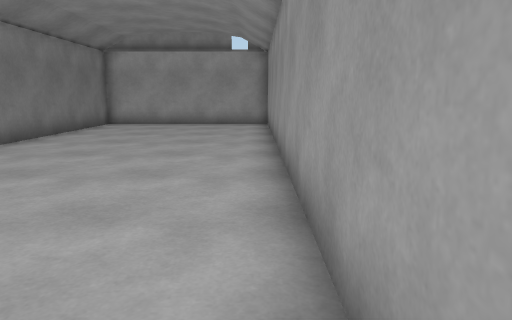
[1] (above)

13 first-person views from a walk through a scene from a Unity 3-D project. The camera is 1.2 m above the floor, tilts 10° down and sees 70° across. The floor is counted in squares, 1 m on a side. Each view is taken from the middle of a square. On the plan, view 1 faces up. The plan holds only what a view shows up to about 15 squares ahead; the rest is blank. The place goes on beyond the plan.

[2]
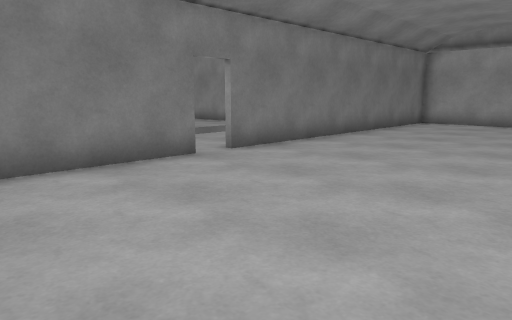

[3]
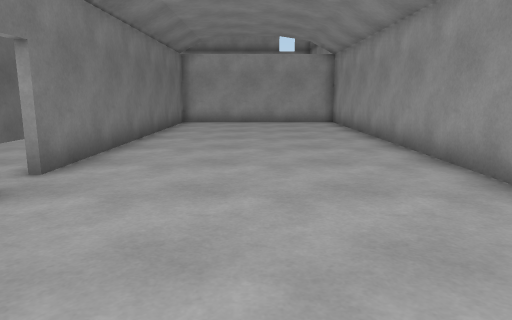

[4]
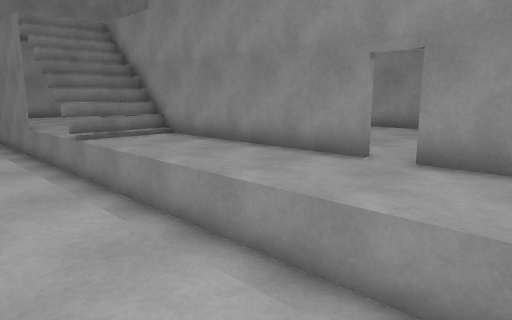

[5]
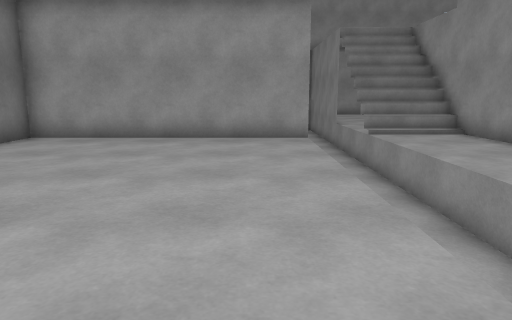

[6]
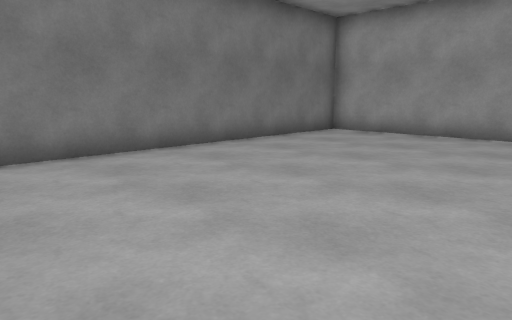

[7]
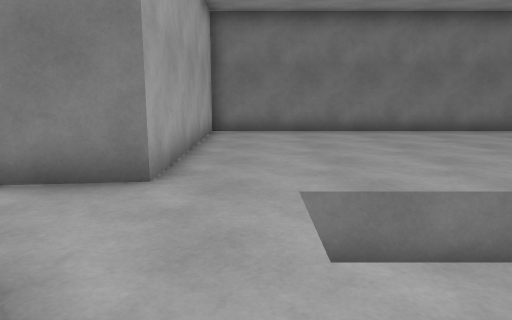

[8]
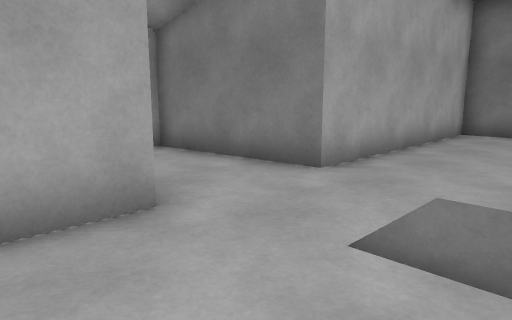

[9]
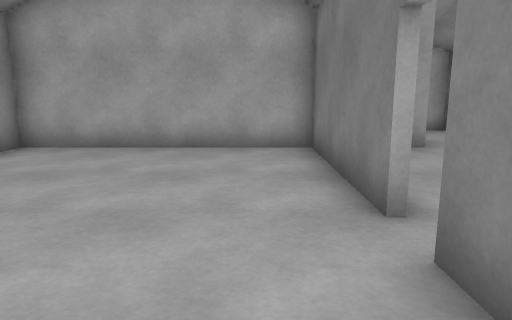

[10]
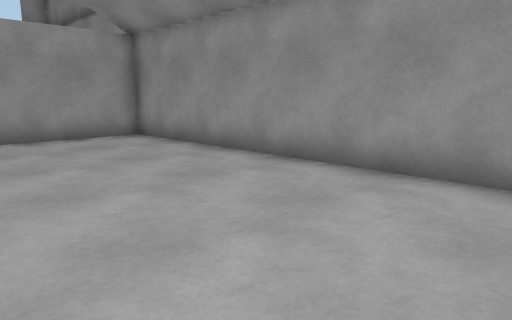

[11]
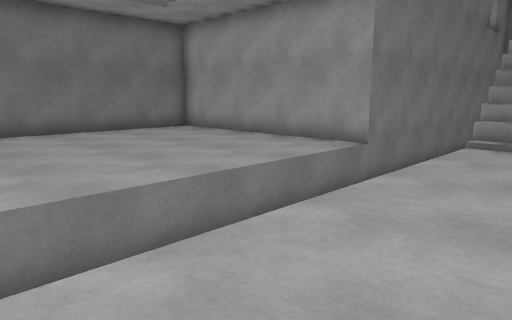

[12]
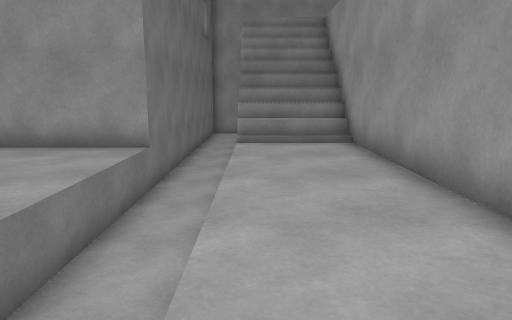

[13]
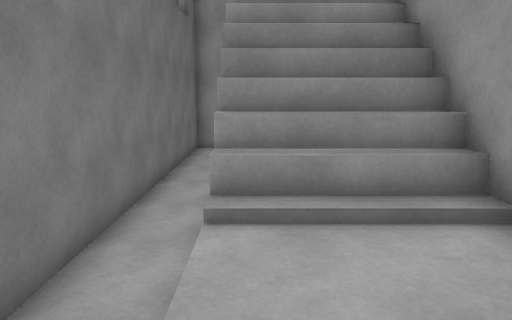

### Floor plan
Key: @ floor where view 1 was taken; # wall or solid block; . main floor; : floor 4 m higher than the main floor; / step, stairs or slope; = window, fence, low wall or low ledge; v drop or lower ground.
Columns run from 20 left of view 1 to 1 right of it. Each row starts with its distance up from view 1.
 24          ##
 23          v
 22          v           #
 21                      #
 20          v           #
 19          vv          #
 18          vv
 17          vv
 16          vv///   ::::#
 15          vv///=......#
 14          vv///#......#
 13          vv///#......#
 12          vv///#......#
 11 ## ######vv...#......#
 10 #........vv...#......#
  9 #........vv...#......#
  8 #........vv...#......#
  7 #........vv...#......#
  6 #........vv...#......#
  5 #........vv...#......#
  4 #........vv..........#
  3 #........vv...#......#
  2 #........vv...#......#
  1 #........vv...#......#
  0 #.............#.....@#
 -1 #.............#......#
 -2 #########..###########
 -3         #..
 -4         #..
 -5         #.
 -6         ##

Positions as (right, up) in squares from view 1, and headings:
1: (0, 0), facing up
2: (0, -1), facing up-left
3: (-3, -1), facing up
4: (-13, 1), facing up-right
5: (-13, 0), facing up
6: (-12, -1), facing up-left
7: (-7, 0), facing left
8: (-7, 2), facing down-left
9: (-5, 7), facing down
10: (-5, 5), facing up-right
11: (-7, 2), facing up-left
12: (-9, 2), facing up
13: (-9, 8), facing up
